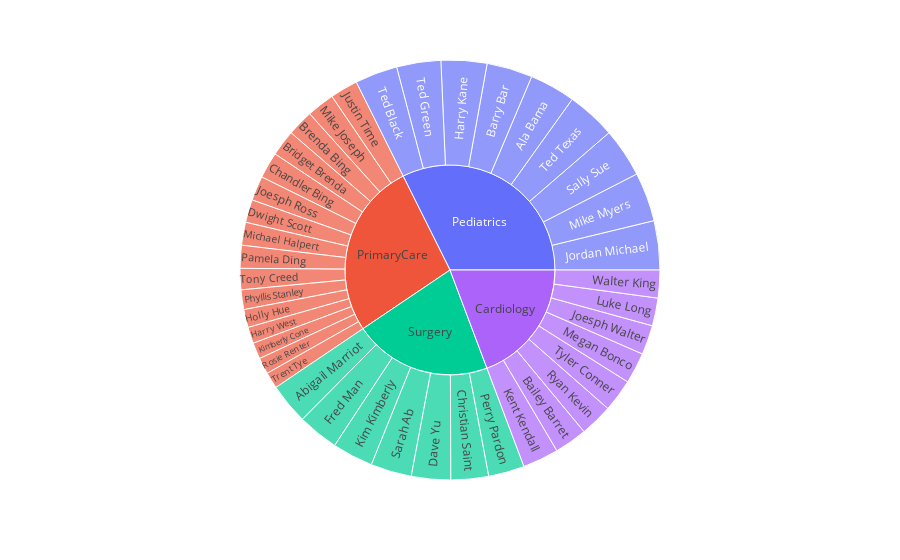

Notebook code for this chart:
### Markdown cell above
# 52.Using Sunburst chart display the providers name by thier provider speciality, considering thier experience.

### Code cell
providers['ProviderDateOnStaff']=pd.to_datetime(providers['ProviderDateOnStaff'])
providers['ProviderDateOnStaffyear']=pd.to_datetime(providers['ProviderDateOnStaff']).dt.year
providers['ProviderDateOnStaffyear']
providers['Experience']= currentyear-providers['ProviderDateOnStaffyear']
fig = px.sunburst(providers, path=['ProviderSpecialty', 'ProviderName'], values='Experience')
fig.show()

### Figure 1 — Plotly figure (JSON) as saved in the notebook; plotly's stock layout.template omitted (floating-point values rounded to 4 significant figures)
{"data": [{"branchvalues": "total", "domain": {"x": [0, 1], "y": [0, 1]}, "hovertemplate": "labels=%{label}<br>Experience=%{value}<br>parent=%{parent}<br>id=%{id}<extra></extra>", "ids": ["Surgery/Abigail Marriot", "Pediatrics/Ala Bama", "Cardiology/Bailey Barret", "Pediatrics/Barry Bar", "PrimaryCare/Brenda Bing", "PrimaryCare/Bridget Brenda", "PrimaryCare/Chandler Bing", "Surgery/Christian Saint", "Surgery/Dave Yu", "PrimaryCare/Dwight Scott", "Surgery/Fred Man", "Pediatrics/Harry Kane", "PrimaryCare/Harry West", "PrimaryCare/Holly Hue", "PrimaryCare/Joesph Ross", "Cardiology/Joesph Walter", "Pediatrics/Jordan Michael", "PrimaryCare/Justin Time", "Cardiology/Kent Kendall", "Surgery/Kim Kimberly", "PrimaryCare/Kimberly Cone", "Cardiology/Luke Long", "Cardiology/Megan Bonco", "PrimaryCare/Michael Halpert", "PrimaryCare/Mike Joseph", "Pediatrics/Mike Myers", "PrimaryCare/Pamela Ding", "Surgery/Perry Pardon", "PrimaryCare/Phyllis Stanley", "PrimaryCare/Rosie Renter", "Cardiology/Ryan Kevin", "Pediatrics/Sally Sue", "Surgery/Sarah Ab", "Pediatrics/Ted Black", "Pediatrics/Ted Green", "Pediatrics/Ted Texas", "PrimaryCare/Tony Creed", "PrimaryCare/Trent Tye", "Cardiology/Tyler Conner", "Cardiology/Walter King", "Cardiology", "Pediatrics", "PrimaryCare", "Surgery"], "labels": ["Abigail Marriot", "Ala Bama", "Bailey Barret", "Barry Bar", "Brenda Bing", "Bridget Brenda", "Chandler Bing", "Christian Saint", "Dave Yu", "Dwight Scott", "Fred Man", "Harry Kane", "Harry West", "Holly Hue", "Joesph Ross", "Joesph Walter", "Jordan Michael", "Justin Time", "Kent Kendall", "Kim Kimberly", "Kimberly Cone", "Luke Long", "Megan Bonco", "Michael Halpert", "Mike Joseph", "Mike Myers", "Pamela Ding", "Perry Pardon", "Phyllis Stanley", "Rosie Renter", "Ryan Kevin", "Sally Sue", "Sarah Ab", "Ted Black", "Ted Green", "Ted Texas", "Tony Creed", "Trent Tye", "Tyler Conner", "Walter King", "Cardiology", "Pediatrics", "PrimaryCare", "Surgery"], "name": "", "parents": ["Surgery", "Pediatrics", "Cardiology", "Pediatrics", "PrimaryCare", "PrimaryCare", "PrimaryCare", "Surgery", "Surgery", "PrimaryCare", "Surgery", "Pediatrics", "PrimaryCare", "PrimaryCare", "PrimaryCare", "Cardiology", "Pediatrics", "PrimaryCare", "Cardiology", "Surgery", "PrimaryCare", "Cardiology", "Cardiology", "PrimaryCare", "PrimaryCare", "Pediatrics", "PrimaryCare", "Surgery", "PrimaryCare", "PrimaryCare", "Cardiology", "Pediatrics", "Surgery", "Pediatrics", "Pediatrics", "Pediatrics", "PrimaryCare", "PrimaryCare", "Cardiology", "Cardiology", "", "", "", ""], "type": "sunburst", "values": [25, 28, 20, 28, 16, 16, 16, 23, 24, 14, 25, 28, 10, 11, 15, 18, 30, 17, 22, 25, 10, 17, 19, 14, 17, 30, 14, 22, 12, 10, 20, 30, 25, 26, 27, 30, 13, 10, 20, 17, 153, 257, 215, 169]}], "layout": {"legend": {"tracegroupgap": 0}, "margin": {"t": 60}}}
